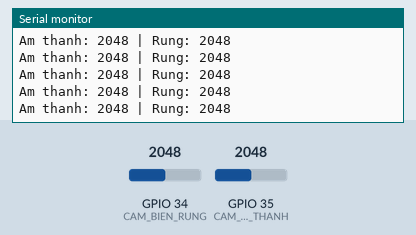
This sketch was run on a simulated ESP32. On the bench: the last lines printed to the serial monitor. Inputs (shaded band) come from the test bench; at power-on: GPIO 34 (CAM_BIEN_RUNG) = 2048, GPIO 35 (CAM_BIEN_AM_THANH) = 2048.

Above: at 1.2 s.
1.3 s: GPIO 34 (CAM_BIEN_RUNG) set to 2866
At 1.31 s:
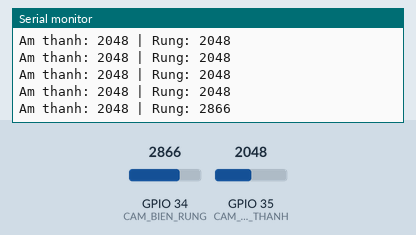
2.8 s: GPIO 35 (CAM_BIEN_AM_THANH) set to 2866
At 2.82 s:
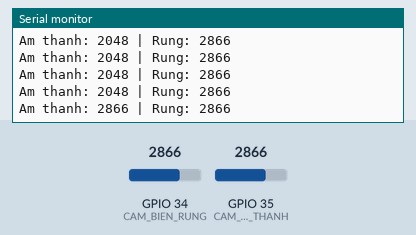
4.3 s: GPIO 34 (CAM_BIEN_RUNG) set to 3603
At 4.32 s:
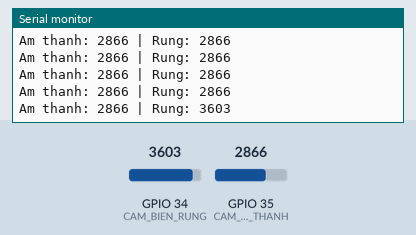
5.8 s: GPIO 35 (CAM_BIEN_AM_THANH) set to 3603
At 5.83 s:
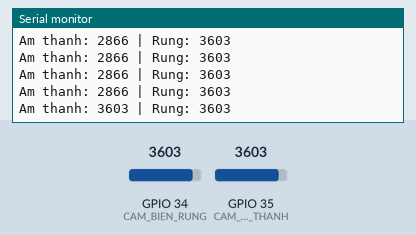
Timing chart, 0 to 8.3 s (numbered marks = the images above; inputs shaded):
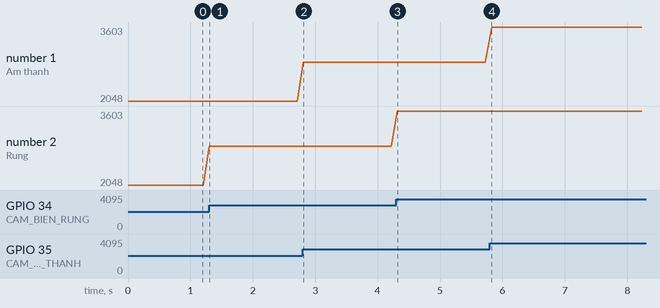

Measured:
- after the input at 1.3 s, the serial monitor: prints a new line at once (image 1)
- after the input at 2.8 s, the serial monitor: prints a new line at once (image 2)
- after the input at 4.3 s, the serial monitor: prints a new line at once (image 3)
- after the input at 5.8 s, the serial monitor: prints a new line at once (image 4)
- plotted number 2: 2048 → 2866 after the input at 1.3 s, 2866 → 3603 after the input at 4.3 s

The sketch:

doc_gia_tri_rung_am_thanh.ino
```cpp
#define CAM_BIEN_AM_THANH 35
#define CAM_BIEN_RUNG     34

void setup() {
  Serial.begin(115200);
}

void loop() {
  int gia_tri_am_thanh = analogRead(CAM_BIEN_AM_THANH);
  int gia_tri_rung     = analogRead(CAM_BIEN_RUNG);

  Serial.print("Am thanh: ");
  Serial.print(gia_tri_am_thanh);
  Serial.print(" | Rung: ");
  Serial.println(gia_tri_rung);

  delay(100); // Đọc mỗi 100ms
}
```
